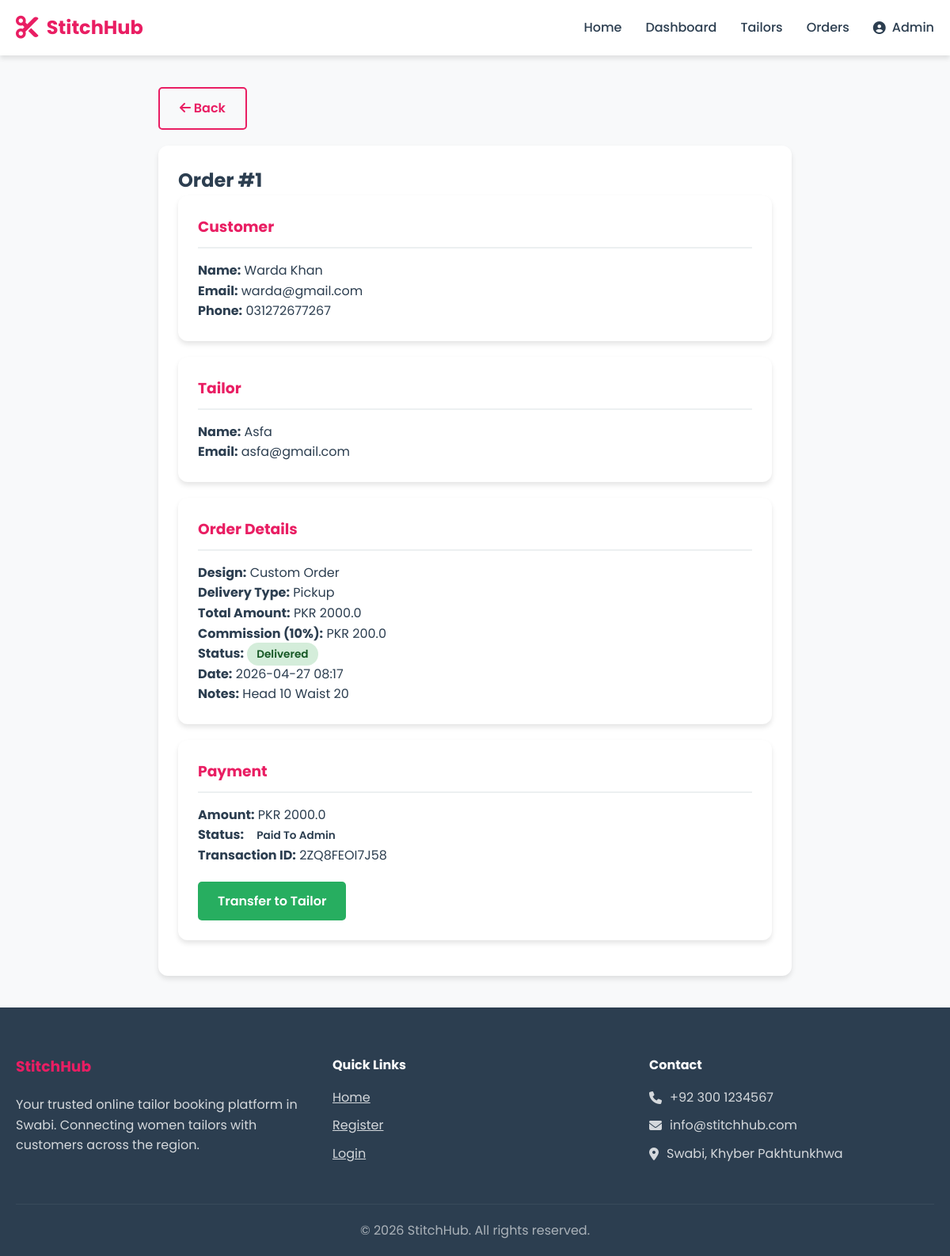
Screenshot of /admin/order/1 (signed in) with the database file from the repository.
### models.py (models this page shows, shortened)
class User(db.Model, UserMixin):
    __tablename__ = 'users'
    id = db.Column(db.Integer, primary_key=True, autoincrement=True)
    name = db.Column(db.String(100), nullable=False)
    email = db.Column(db.String(100), nullable=False, unique=True)
    password = db.Column(db.String(255), nullable=False)
    role = db.Column(db.String(20), nullable=False, default='customer')
    phone = db.Column(db.String(20))
    phone_verified = db.Column(db.Boolean, default=False)
    is_verified = db.Column(db.Boolean, default=False)
    address = db.Column(db.Text)
    bio = db.Column(db.Text)
    profile_pic = db.Column(db.String(255), default='default.png')
    is_active = db.Column(db.Boolean, default=True)
    created_at = db.Column(db.DateTime, default=datetime.utcnow)
    updated_at = db.Column(db.DateTime, default=datetime.utcnow, onupdate=datetime.utcnow)
    orders_placed = db.relationship('Order', foreign_keys='Order.customer_id', lazy='dynamic')
    orders_received = db.relationship('Order', foreign_keys='Order.tailor_id', lazy='dynamic')
    measurements = db.relationship('Measurement', lazy='dynamic')
    tailor_profile = db.relationship('TailorProfile', backref='user', uselist=False)

class Order(db.Model):
    __tablename__ = 'orders'
    id = db.Column(db.Integer, primary_key=True, autoincrement=True)
    customer_id = db.Column(db.Integer, db.ForeignKey('users.id', ondelete='CASCADE'), nullable=False)
    tailor_id = db.Column(db.Integer, db.ForeignKey('users.id', ondelete='CASCADE'), nullable=False)
    design_id = db.Column(db.Integer, db.ForeignKey('designs.id', ondelete='SET NULL'))
    measurement_id = db.Column(db.Integer, db.ForeignKey('measurements.id', ondelete='SET NULL'))
    status = db.Column(db.String(20), default='pending')
    delivery_type = db.Column(db.String(20), default='pickup')
    delivery_address = db.Column(db.Text)
    total_amount = db.Column(db.Float, nullable=False)
    commission_amount = db.Column(db.Float, default=0)
    notes = db.Column(db.Text)
    created_at = db.Column(db.DateTime, default=datetime.utcnow)
    updated_at = db.Column(db.DateTime, default=datetime.utcnow, onupdate=datetime.utcnow)
    payments = db.relationship('Payment', backref='order', lazy='dynamic')
    @property
    def customer(self):
        return User.query.get(self.customer_id)
    @property
    def tailor(self):
        return User.query.get(self.tailor_id)
    @property
    def design(self):
        return Design.query.get(self.design_id) if self.design_id else None

class Payment(db.Model):
    __tablename__ = 'payments'
    id = db.Column(db.Integer, primary_key=True, autoincrement=True)
    order_id = db.Column(db.Integer, db.ForeignKey('orders.id', ondelete='CASCADE'), nullable=False)
    amount = db.Column(db.Float, nullable=False)
    status = db.Column(db.String(30), default='pending')
    transaction_id = db.Column(db.String(100))
    method = db.Column(db.String(50), default='Simulated Card')
    created_at = db.Column(db.DateTime, default=datetime.utcnow)

### app/routes/admin.py (the view)
@admin_bp.route('/order/<int:order_id>')
@login_required
@admin_required
def order_detail(order_id):
    order = Order.query.get_or_404(order_id)
    return render_template('admin/order_detail.html', order=order)

### templates/admin/order_detail.html (shortened to what this page needs)
{% extends "base.html" %}
{% block content %}
<div class="container">
    <div class="order-detail">
        <div class="d-flex mb-2">
            <a href="{{ url_for('admin.orders') }}" class="btn btn-outline"><i class="fas fa-arrow-left"></i> Back</a>
        </div>
        <div class="card">
            <h2>Order #{{ order.id }}</h2>
            <div class="order-section">
                <h3>Customer</h3>
                <p><strong>Name:</strong> {{ order.customer.name }}</p>
                <p><strong>Email:</strong> {{ order.customer.email }}</p>
                <p><strong>Phone:</strong> {{ order.customer.phone }}</p>
            </div>
            <div class="order-section">
                <h3>Tailor</h3>
                <p><strong>Name:</strong> {{ order.tailor.name }}</p>
                <p><strong>Email:</strong> {{ order.tailor.email }}</p>
            </div>
            <div class="order-section">
                <h3>Order Details</h3>
                <p><strong>Design:</strong> {{ order.design.title if order.design else 'Custom Order' }}</p>
                <p><strong>Delivery Type:</strong> {{ order.delivery_type|title }}</p>
                <p><strong>Total Amount:</strong> PKR {{ order.total_amount }}</p>
                <p><strong>Commission (10%):</strong> PKR {{ order.commission_amount }}</p>
                <p><strong>Status:</strong> <span class="badge badge-{{ order.status }}">{{ order.status|title }}</span></p>
                <p><strong>Date:</strong> {{ order.created_at.strftime('%Y-%m-%d %H:%M') }}</p>
                {% if order.notes %}
                <p><strong>Notes:</strong> {{ order.notes }}</p>
                {% endif %}
            </div>
            <div class="order-section">
                <h3>Payment</h3>
                {% set payment = order.payments.first() %}
                {% if payment %}
                <p><strong>Amount:</strong> PKR {{ payment.amount }}</p>
                <p><strong>Status:</strong> <span class="badge badge-{{ payment.status }}">{{ payment.status|replace('_', ' ')|title }}</span></p>
                <p><strong>Transaction ID:</strong> {{ payment.transaction_id }}</p>
                {% if payment.status == 'paid_to_admin' and order.status in ['completed', 'delivered'] %}
                <a href="{{ url_for('admin.transfer_payment', payment_id=payment.id) }}" class="btn btn-success mt-2">Transfer to Tailor</a>
                {% endif %}
                {% else %}
                <p class="text-muted">No payment found.</p>
                {% endif %}
            </div>
        </div>
    </div>
</div>
{% endblock %}

### templates/base.html (shortened to what this page needs)
<!DOCTYPE html>
<html lang="en">
<head>
    <link rel="stylesheet" href="{{ url_for('static', filename='css/style.css') }}">
    <link rel="stylesheet" href="https://cdnjs.cloudflare.com/ajax/libs/font-awesome/6.4.0/css/all.min.css">
</head>
<body>
    <nav class="navbar">
        <div class="container">
            <div class="logo">
                <i class="fas fa-scissors"></i>
                <span>StitchHub</span>
            </div>
            <ul class="nav-links">
                <li><a href="{{ url_for('index') }}">Home</a></li>
                {% if current_user.is_authenticated %}
                    {% if current_user.role == 'admin' %}
                        <li><a href="{{ url_for('admin.dashboard') }}">Dashboard</a></li>
                        <li><a href="{{ url_for('admin.tailors') }}">Tailors</a></li>
                        <li><a href="{{ url_for('admin.orders') }}">Orders</a></li>
                    {% elif current_user.role == 'tailor' %}
                        <li><a href="{{ url_for('tailor.dashboard') }}">Dashboard</a></li>
                        <li><a href="{{ url_for('tailor.designs') }}">Designs</a></li>
                        <li><a href="{{ url_for('tailor.orders') }}">Orders</a></li>
                    {% else %}
                        <li><a href="{{ url_for('customer.dashboard') }}">Dashboard</a></li>
                        <li><a href="{{ url_for('customer.tailors') }}">Find Tailors</a></li>
                        <li><a href="{{ url_for('customer.measurements') }}">Measurements</a></li>
                    {% endif %}
                    <li class="user-menu">
                        <a href="#" class="user-toggle">
                            <i class="fas fa-user-circle"></i> {{ current_user.name }}
                        </a>
                    </li>
                {% else %}
                    <li><a href="{{ url_for('auth.login') }}">Login</a></li>
                    <li><a href="{{ url_for('auth.register') }}" class="btn btn-primary">Register</a></li>
                {% endif %}
            </ul>
        </div>
    </nav>
    <main>
        {% block content %}{% endblock %}
    </main>
    <footer class="footer">
        <div class="container">
            <div class="footer-content">
                <div class="footer-section">
                    <h3>StitchHub</h3>
                    <p>Your trusted online tailor booking platform in Swabi. Connecting women tailors with customers across the region.</p>
                </div>
                <div class="footer-section">
                    <h4>Quick Links</h4>
                    <ul>
                        <li><a href="{{ url_for('index') }}">Home</a></li>
                        <li><a href="{{ url_for('auth.register') }}">Register</a></li>
                        <li><a href="{{ url_for('auth.login') }}">Login</a></li>
                    </ul>
                </div>
                <div class="footer-section">
                    <h4>Contact</h4>
                    <p><i class="fas fa-phone"></i> +92 300 1234567</p>
                    <p><i class="fas fa-envelope"></i> info@stitchhub.com</p>
                    <p><i class="fas fa-map-marker-alt"></i> Swabi, Khyber Pakhtunkhwa</p>
                </div>
            </div>
            <div class="footer-bottom">
                <p>&copy; 2026 StitchHub. All rights reserved.</p>
            </div>
        </div>
    </footer>
</body>
</html>

### static/css/style.css (style rules this page uses)
:root { --primary-color: #e91e63; --primary-dark: #c2185b; --primary-light: #fce4ec; --secondary-color: #2c3e50; --accent-color: #ff6b6b; --success-color: #27ae60; --warning-color: #f39c12; --danger-color: #e74c3c; --info-color: #3498db; --light-color: #ecf0f1; --dark-color: #2c3e50; --gray-color: #95a5a6; --white: #ffffff; --shadow: 0 4px 6px rgba(0, 0, 0, 0.1); --shadow-lg: 0 10px 25px rgba(0, 0, 0, 0.15); --transition: all 0.3s ease; }
* { margin: 0; padding: 0; box-sizing: border-box; }
body { font-family: 'Poppins', sans-serif; background-color: #f8f9fa; color: var(--secondary-color); line-height: 1.6; min-height: 100vh; display: flex; flex-direction: column; }
.container { max-width: 1200px; margin: 0 auto; padding: 0 20px; }
.navbar { background: var(--white); box-shadow: var(--shadow); position: sticky; top: 0; z-index: 1000; }
.navbar .container { display: flex; justify-content: space-between; align-items: center; height: 70px; }
.logo { display: flex; align-items: center; gap: 10px; font-size: 1.5rem; font-weight: 700; color: var(--primary-color); }
.logo i { font-size: 1.8rem; }
.nav-links { display: flex; list-style: none; align-items: center; gap: 30px; }
.nav-links a { text-decoration: none; color: var(--secondary-color); font-weight: 500; transition: var(--transition); }
.btn { padding: 12px 25px; border: none; border-radius: 5px; cursor: pointer; font-weight: 600; text-decoration: none; display: inline-block; transition: var(--transition); }
.btn-success { background: var(--success-color); color: var(--white); }
.btn-outline { border: 2px solid var(--primary-color); color: var(--primary-color); background: transparent; }
.user-menu { position: relative; }
.user-toggle { display: flex; align-items: center; gap: 8px; cursor: pointer; }
main { flex: 1; padding: 40px 0; }
.card { background: var(--white); border-radius: 12px; box-shadow: var(--shadow); padding: 25px; transition: var(--transition); }
.badge { padding: 5px 12px; border-radius: 20px; font-size: 0.85rem; font-weight: 600; }
.badge-delivered { background: #d4edda; color: #155724; }
.order-detail { max-width: 800px; margin: 0 auto; }
.order-section { background: var(--white); border-radius: 12px; padding: 25px; margin-bottom: 20px; box-shadow: var(--shadow); }
.order-section h3 { color: var(--primary-color); margin-bottom: 15px; padding-bottom: 10px; border-bottom: 2px solid var(--light-color); }
.footer { background: var(--secondary-color); color: var(--white); padding: 60px 0 20px; margin-top: auto; }
.footer-content { display: grid; grid-template-columns: repeat(auto-fit, minmax(250px, 1fr)); gap: 40px; margin-bottom: 40px; }
.footer-section h3 { color: var(--primary-color); margin-bottom: 20px; }
.footer-section h4 { margin-bottom: 15px; }
.footer-section ul { list-style: none; }
.footer-section ul li { margin-bottom: 10px; }
.footer-section a { color: var(--white); opacity: 0.8; transition: var(--transition); }
.footer-section p { display: flex; align-items: center; gap: 10px; margin-bottom: 10px; opacity: 0.8; }
.footer-bottom { text-align: center; padding-top: 20px; border-top: 1px solid rgba(255, 255, 255, 0.1); opacity: 0.6; }
.mt-2 { margin-top: 20px; }
.mb-2 { margin-bottom: 20px; }
.d-flex { display: flex; }

### rows the page displays
User: name "Admin"
Order: id "1", delivery_type "Pickup", total_amount "2000.0", commission_amount "200.0", status "Delivered", created_at "2026-04-27 08:17", notes "Head 10 Waist 20"
User: customer.name "Warda Khan", customer.email "warda@gmail.com", customer.phone "031272677267"
User: tailor.name "Asfa", tailor.email "asfa@gmail.com"
Payment: amount "2000.0", status "Paid To Admin", transaction_id "2ZQ8FEOI7J58"

### other values shown
{{ order.design.title if order.design else 'Custom Order' }} "Custom Order"
